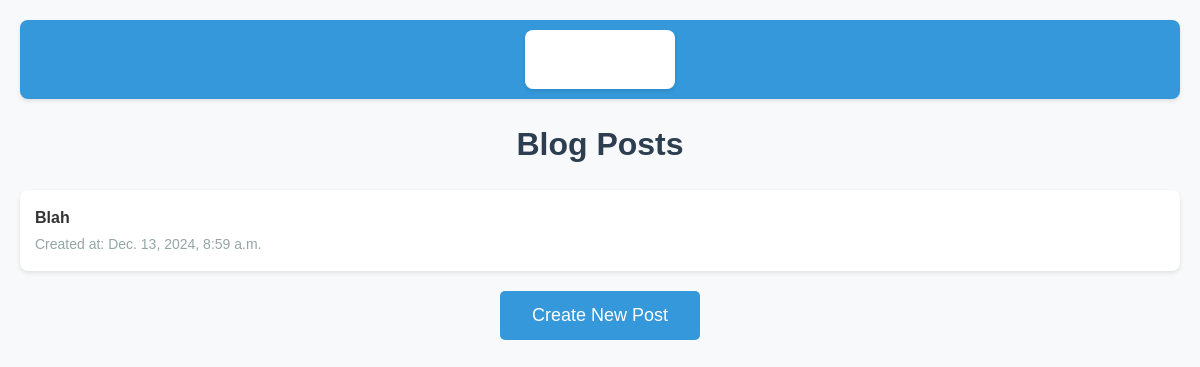
/blog/, run on an earlier commit of the app's database.
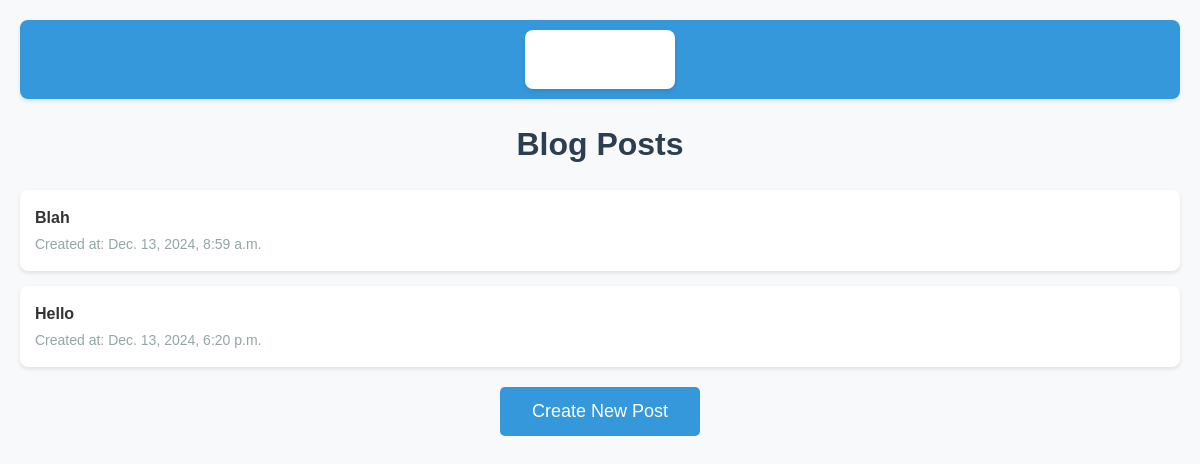
And on a later commit of the database.
### blog/models.py (models this page shows, shortened)
class BlogPost(models.Model):
    title = models.CharField(max_length=200)
    content = models.TextField()
    created_at = models.DateTimeField(auto_now_add=True)

### blog/views.py (the view)
# urls.py: path('', views.blog_list, name='blog_list'),
def blog_list(request):
    posts = BlogPost.objects.all()
    return render(request, 'blog/blog_list.html', {'posts': posts})

### blog/templates/blog/blog_list.html (shortened to what this page needs)
<!DOCTYPE html>
<html lang="en">
<head>
</head>
<body>
    <nav>
        <ul>
            <li><a href="{% url 'homepage' %}">Homepage</a></li>
        </ul>
    </nav>
    <h1>Blog Posts</h1>
    <ul>
        {% for post in posts %}
            <li>
                <strong>{{ post.title }}</strong>
                <br>
                <span>Created at: {{ post.created_at }}</span>
            </li>
        {% endfor %}
    </ul>
    <a class="create" href="{% url 'blog_create' %}">Create New Post</a>
</body>
</html>

What changed in the data, as far as the page shows it:
added BlogPost: title "Hello", created_at "Dec. 13, 2024, 6:20 p.m."
